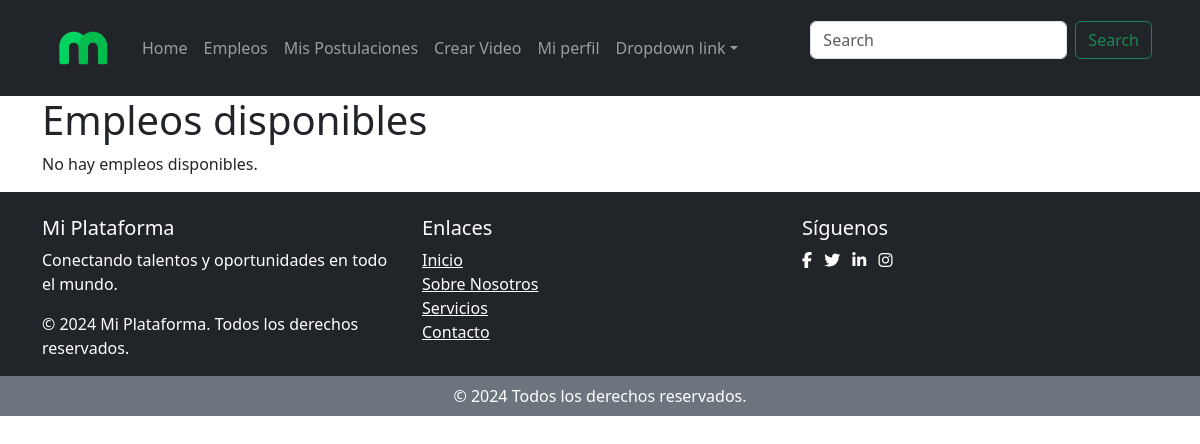
/empleos-aspirante/, run on an earlier commit of the app's database.
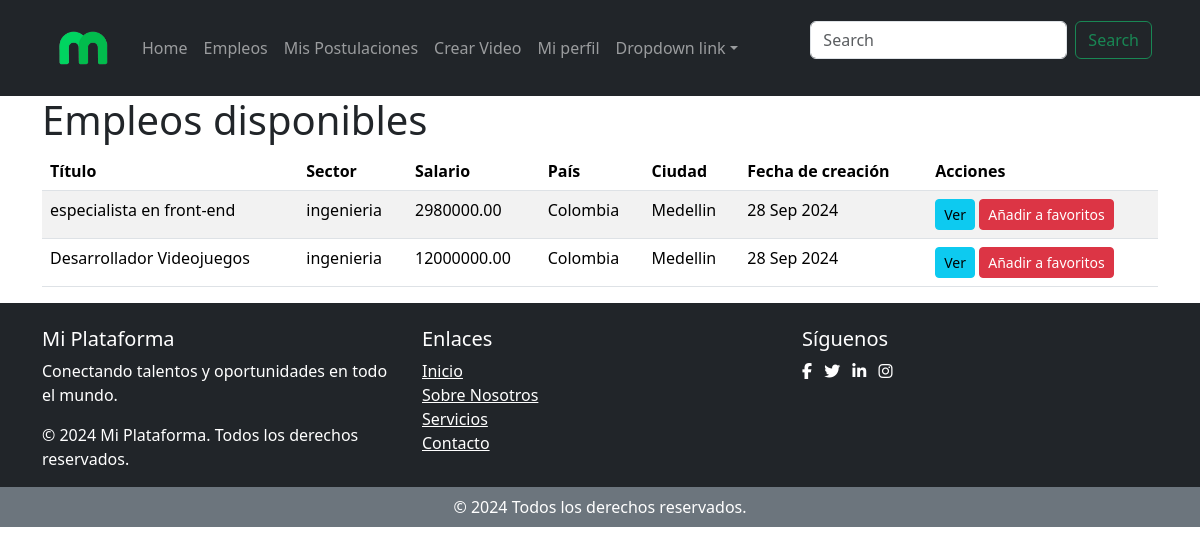
And on a later commit of the database.
### empleos_reclutador/models.py (models this page shows, shortened)
class Empleo(models.Model):
    reclutador = models.ForeignKey(Reclutador_empresa, on_delete=models.CASCADE)
    titulo = models.CharField(max_length=255)
    sector_laboral = models.CharField(max_length=50, choices=SectoresLaborales.choices)
    salario = MoneyField(
        max_digits=14,
        decimal_places=2,
        default_currency='COP',  # Moneda predeterminada para Colombia
        currency_choices=[
            ('COP', 'Peso colombiano (COP)'),  # Empleos locales
            ('USD', 'Dólar estadounidense (USD)'),  # Empleos virtuales (EE.UU.)
            ('EUR', 'Euro (EUR)'),  # Empleos virtuales (Europa)
            ('GBP', 'Libra esterlina (GBP)'),  # Empleos virtuales (Reino Unido)
            ('CAD', 'Dólar canadiense (CAD)'),  # Empleos virtuales (Canadá)
            ('AUD', 'Dólar australiano (AUD)'),  # Empleos virtuales (Australia)
            ('BTC', 'Bitcoin (BTC)'),  # Criptomonedas
            ('ETH', 'Ethereum (ETH)'),  # Criptomonedas
        ]
    )
    pais = models.CharField(max_length=50, choices=Paises.choices)
    ciudad = models.CharField(max_length=100)
    fecha_creacion = models.DateTimeField(default=timezone.now)  # Campo de fecha y hora
    descripcion = models.TextField()
    habilidades = models.TextField()
    experiencia = models.TextField()
    nivel_estudios = models.TextField()
    MODALIDAD_TRABAJO = [('virtual', 'virtual'), ('presencial', 'presencial'), ('mixto', 'mixto')]
    modalidad_trabajo = models.CharField(max_length=50, choices=MODALIDAD_TRABAJO)
    palabras_clave = models.TextField(null=True, blank=True)
    CONTRATO_CHOICES = [
        ('termino_fijo', 'Contrato a Término Fijo'),
        ('termino_indefinido', 'Contrato a Término Indefinido'),
        ('aprendizaje', 'Contrato de Aprendizaje'),
        ('obra_labor', 'Contrato por Obra o Labor'),
        ('tiempo_parcial', 'Contrato a Tiempo Parcial'),
        ('teletrabajo', 'Contrato de Teletrabajo'),
        ('temporada', 'Contrato de Temporada'),
        ('servicios', 'Contrato de Servicios'),
    ]
    tipo_contrato = models.CharField(
        max_length=30,
        choices=CONTRATO_CHOICES,
        default='termino_fijo'  # Puedes cambiar el valor por defecto
    )
    competencias_tecnicas = models.TextField()
    video_presentacion = models.FileField(upload_to='videos_presentacion_empleo/')

### buscador_aspirante/views.py (the view)
# urls.py: path('empleos-aspirante/', views.empleos_aspirante, name='empleos_aspirante'),
def empleos_aspirante(request):
    empleos = Empleo.objects.all()
    return render(request, 'empleos_aspirante.html', {'empleos': empleos})

### buscador_aspirante/templates/empleos_aspirante.html (shortened to what this page needs)
{% extends 'base_aspirante.html' %}
{% block content %}
<div class="container">
    <h1>Empleos disponibles</h1>
    {% if empleos %}
        <table class="table table-striped">
            <thead>
                <tr>
                    <th>Título</th>
                    <th>Sector</th>
                    <th>Salario</th>
                    <th>País</th>
                    <th>Ciudad</th>
                    <th>Fecha de creación</th>
                    <th>Acciones</th>
                </tr>
            </thead>
            <tbody>
                {% for empleo in empleos %}
                    <tr>
                        <td>{{ empleo.titulo }}</td>
                        <td>{{ empleo.sector_laboral }}</td>
                        <td>{{ empleo.salario }}</td>
                        <td>{{ empleo.pais }}</td>
                        <td>{{ empleo.ciudad }}</td>
                        <td>{{ empleo.fecha_creacion|date:"d M Y" }}</td>
                        <td>
                            <a href="{% url 'detalle_empleo_aspirante' empleo.id %}" class="btn btn-info btn-sm">Ver</a>
                            <a href="#" class="btn btn-danger btn-sm">Añadir a favoritos</a>
                        </td>
                    </tr>
                {% endfor %}
            </tbody>
        </table>
    {% else %}
        <p>No hay empleos disponibles.</p>
    {% endif %}
</div>
{% endblock %}

### redSocialMagneto/templates/base_aspirante.html (shortened to what this page needs)
{% load static %}
<head>
    <link href="https://cdn.jsdelivr.net/npm/bootstrap@5.3.3/dist/css/bootstrap.min.css" rel="stylesheet">
    <link rel="stylesheet" href="https://cdnjs.cloudflare.com/ajax/libs/font-awesome/6.6.0/css/all.min.css">
    <link href="{% static 'styles/global.css' %}" rel="stylesheet" />
</head>
<body>
<nav class="navbar navbar-expand-lg navbar-light navbar-dark bg-dark">
    <a class="navbar-brand ms-5" href="#">
        <img src="{% static 'images/MagnetoLogo.png' %}" width="70" height="70" alt="">
    </a>
    <div class="collapse navbar-collapse" id="navbarNavDropdown">
        <ul class="navbar-nav">
            <li class="nav-item active">
                <a class="nav-link" href="{% url 'home_aspirante' %}">Home <span class="sr-only">(current)</span></a>
            </li>
            <li class="nav-item">
                <a class="nav-link" href="{% url 'empleos_aspirante' %}">Empleos</a>
            </li>
            <li class="nav-item">
                <a class="nav-link" href="#">Mis Postulaciones</a>
            </li>
            <li class="nav-item">
                <a class="nav-link" href="#">Crear Video</a>
            </li>
            <li class="nav-item">
                <a class="nav-link" href="{% url 'editar_perfil_aspirante' %}">Mi perfil</a>
            </li>
            <li class="nav-item dropdown">
                <a class="nav-link dropdown-toggle" href="#" id="navbarDropdownMenuLink" data-toggle="dropdown" aria-haspopup="true" aria-expanded="false">Dropdown link</a>
            </li>
        </ul>
        <form class="d-flex ms-auto me-5">
            <input class="form-control me-2" type="search" placeholder="Search" aria-label="Search">
            <button class="btn btn-outline-success" type="submit">Search</button>
        </form>
    </div>
</nav>
<main>
    {% block content %}
    {% endblock content %}
</main>
<footer class="bg-dark text-white pt-4">
    <div class="container">
        <div class="row">
            <div class="col-md-4">
                <h5>Mi Plataforma</h5>
                <p>Conectando talentos y oportunidades en todo el mundo.</p>
                <p>© 2024 Mi Plataforma. Todos los derechos reservados.</p>
            </div>
            <div class="col-md-4">
                <h5>Enlaces</h5>
                <ul class="list-unstyled">
                    <li><a href="#" class="text-white">Inicio</a></li>
                    <li><a href="#" class="text-white">Sobre Nosotros</a></li>
                    <li><a href="#" class="text-white">Servicios</a></li>
                    <li><a href="#" class="text-white">Contacto</a></li>
                </ul>
            </div>
            <div class="col-md-4">
                <h5>Síguenos</h5>
                <a href="#" class="text-white me-2"><i class="fab fa-facebook-f"></i></a>
                <a href="#" class="text-white me-2"><i class="fab fa-twitter"></i></a>
                <a href="#" class="text-white me-2"><i class="fab fa-linkedin-in"></i></a>
                <a href="#" class="text-white me-2"><i class="fab fa-instagram"></i></a>
            </div>
        </div>
    </div>
    <div class="bg-secondary text-center py-2">
        <p class="mb-0">© 2024 Todos los derechos reservados.</p>
    </div>
</footer>
</body>

### redSocialMagneto/static/styles/global.css (style rules this page uses)
body { background-color: #ffffff; }

What changed in the data, as far as the page shows it:
added Empleo: titulo "especialista en front-end", sector_laboral "ingenieria", salario "2980000.00", pais "Colombia", ciudad "Medellin", fecha_creacion "28 Sep 2024"
added Empleo: titulo "Desarrollador Videojuegos", sector_laboral "ingenieria", salario "12000000.00", pais "Colombia", ciudad "Medellin", fecha_creacion "28 Sep 2024"
Also different on the page:
text no longer shown: "No hay empleos disponibles."
text now shown: "Título Sector Salario País Ciudad Fecha de creación Acciones"
